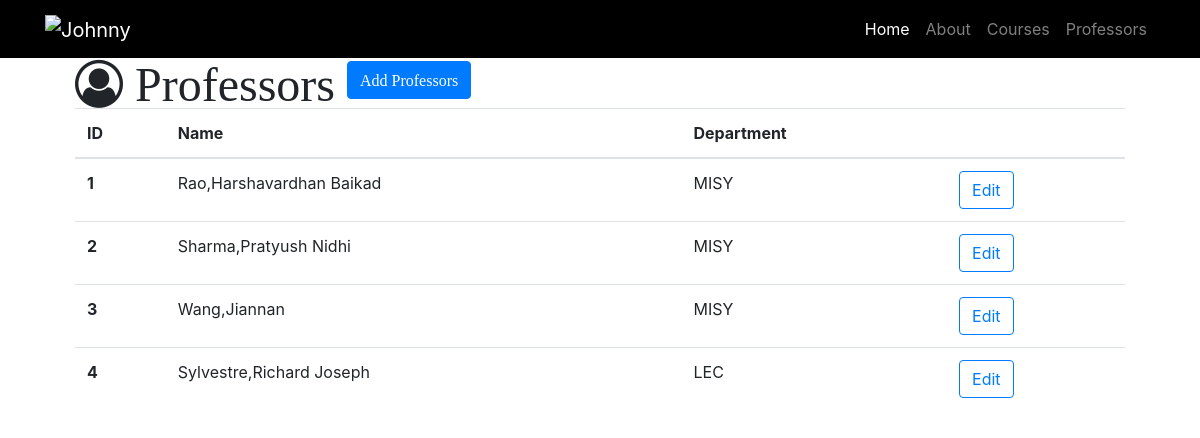
The app's page /professors with its own data.
### resume.py (models this page shows)
class Professor(db.Model):
    __tablename__ = 'professors'
    id = db.Column(db.Integer, primary_key=True)
    name = db.Column(db.String(64))
    department = db.Column(db.String(64))
    courses = db.relationship('Course', backref='professor')

### resume.py (the view)
@app.route('/professors')
def professors():
    professors = Professor.query.all()
    return render_template('professors.html', professors=professors)

### templates/professors.html (shortened to what this page needs)
{% extends "resume-base.html" %}
{% block head %}
{{ super () }}
{% endblock %}
{% block page_content %}
<div class="container">
<i class="fa fa-user-circle-o fa-3x" aria-hidden="true"> Professors
  <a id="add" href="/professor/add" class="btn btn-primary" role="button" aria-disabled="true">Add Professors</a>
</i>
{% if professors %}
   <table class="table">
     <thead>
       <tr>
         <th>ID</th>
         <th>Name</th>
         <th>Department</th>
         <th></th>
       </tr>
     </thead>
     <tbody>
       {% for professor in professors %}
       <tr>
           <th scope="row">{{ professor.id }}</th>
           <td>{{ professor.name }}</td>
           <td>{{ professor.department }}</td>
           <td>
             <a href="/professor/edit/{{professor.id}}" class="btn btn-outline-primary" role="button" aria-disabled="true">Edit</a>
           </td>
       </tr>
       {% endfor%}
     </tbody>
   </table>
   {% else %}
      <h3>there is no professors in the database yet.</h3>
    {% endif %}
 </div>
 {% endblock%}

### static/css/resume.css (style rules this page uses)
body { margin:60px; }

### templates/professors.html (style rules this page uses)
#add { left: 690px; color: green; }
#add { left:690px; color:white; }

### records on screen
Professor: id "1", name "Rao,Harshavardhan Baikad", department "MISY"
Professor: id "2", name "Sharma,Pratyush Nidhi", department "MISY"
Professor: id "3", name "Wang,Jiannan", department "MISY"
Professor: id "4", name "Sylvestre,Richard Joseph", department "LEC"
